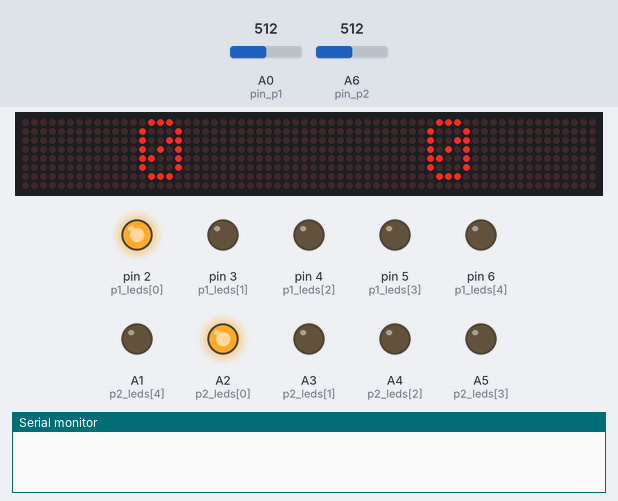
Bench run of a sketch on a simulated Arduino Nano, built with avr-gcc and run on an emulated ATmega328P. On the bench: 64×8 LED matrix, output pins drawn as LEDs (lit = HIGH), the last lines printed to the serial monitor. Inputs (shaded band) come from the test bench; at power-on: A0 (pin_p1) = 512, A6 (pin_p2) = 512. Random numbers use the default seed unless the sketch sets one.

Above: at 7.8 s.
7.9 s: A0 (pin_p1) set to 873
9.4 s: A0 (pin_p1) set to 901
At 10.8 s:
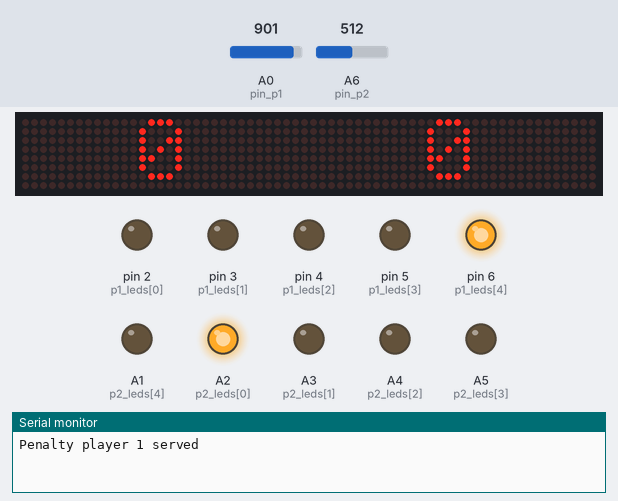
11.4 s: A6 (pin_p2) set to 874
12.9 s: A6 (pin_p2) set to 894
At 13.7 s:
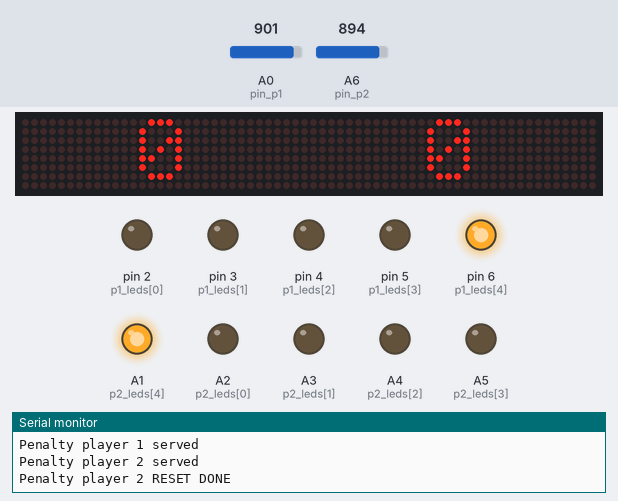
14.9 s: A6 (pin_p2) set to 122
At 16.4 s:
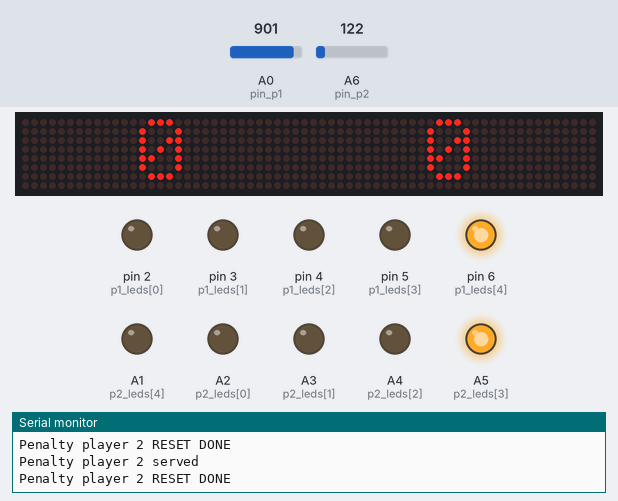
16.9 s: A0 (pin_p1) set to 122
At 17.9 s:
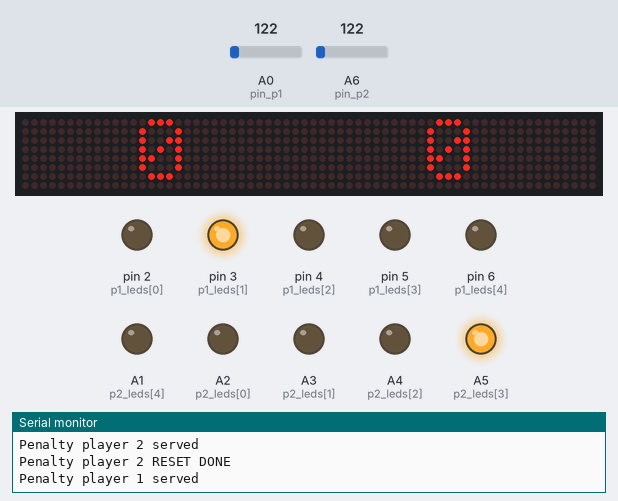
Timing chart, 0 to 19.9 s (numbered marks = the images above; inputs shaded):
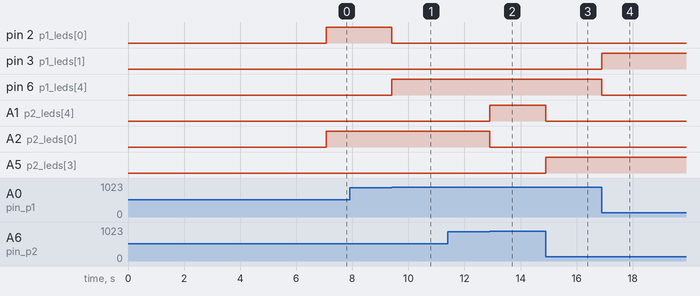

The sketch:

spede_hacklab_mikkeli.ino
```cpp
#include <stdio.h>
#include <MD_Parola.h>
#include <MD_MAX72xx.h>
#include <SPI.h>

#define HARDWARE_TYPE MD_MAX72XX::FC16_HW
#define MAX_DEVICES 8
#define CLK_PIN   13
#define DATA_PIN  11
#define CS_PIN    10
MD_Parola P = MD_Parola(HARDWARE_TYPE, CS_PIN, MAX_DEVICES);

int maxScore;
int player;
int button_values[] = {916, 431, 269, 180, 109};
int btn_tol = 30;
int analogValue_p1 = 0;
int analogValue_p2 = 0;
int pin_p1 = A0;
int pin_p2 = A6;
int leds_cnt = 5;
int p1_leds[5] = {2,3,4,5,6};
int p2_leds[5] = {A2,A3,A4,A5,A1};
int LEDatButtonAtPlayer;
int LEDvalueAtPlayer1;
int LEDvalueAtPlayer2;
int buttonPressedByPlayer1;
int buttonPressedByPlayer2;
int scorePlayer1 = 0;
int scorePlayer2 = 0;
int LEDState = HIGH;
int m = 0;
int n = 0;
int showText = 0;

bool turnButtonsOff = true;
bool step_startupAnimation = true;
bool step_newRound = false;
bool step_showScores = false;
bool step_balancingPlayer1 = false;
bool step_balancingPlayer2 = false;
bool step_finalScores = false;
bool step_buttonAnimation = false;
bool valueHasChangedForPlayer1 = true;
bool valueHasChangedForPlayer2 = true;
bool wrongButtonPlayer1 = false;
bool wrongButtonPlayer2 = false;
bool xPlayer1 = false;
bool xPlayer2 = false;
bool yPlayer1 = false;
bool yPlayer2 = false;
bool penaltyServedPlayer1 = false;
bool penaltyServedPlayer2 = false;
bool FinalScoresShown = false;
bool startupAnimationDone = false;
bool step1 = false;
bool step2 = false;

unsigned long xPreviousMillisPlayer1 = 0;
unsigned long xPreviousMillisPlayer2 = 0;
unsigned long xCurrentMillisPlayer1;
unsigned long xCurrentMillisPlayer2;
const long xInterval = 500;

unsigned long yPreviousMillisPlayer1 = 0;
unsigned long yPreviousMillisPlayer2 = 0;
unsigned long yCurrentMillisPlayer1;
unsigned long yCurrentMillisPlayer2;
const long yInterval = 500;

const long onDuration = 75;
const long offDuration = 250;
long currentTime = 0;

const long onDurationFinalScores = 750;
const long offDurationFinalScores = 750;
long currentTimeFinalScores = 0;

void setup() {

Serial.begin(9600);

  randomSeed(analogRead(A7));

  pinMode(pin_p1, INPUT);
  pinMode(pin_p2, INPUT);

  for (int i = 0; leds_cnt > i; i++) {
    pinMode(p1_leds[i], OUTPUT);
  }
  for (int i = 0; leds_cnt > i; i++) {
    pinMode(p2_leds[i], OUTPUT);
  }

  P.begin(2);
  P.setZone(0,0,3);
  P.setZone(1,4,7);

    maxScore = 50;
    P.setSpeed(60); // the higher the number, the slower is the srolling speed

  }

void loop() {

  if ( valueHasChangedForPlayer1 == true && scorePlayer1 > 0) {
   xPlayer1 = true;
  }

  if (xPlayer1 == true)  {
    xCurrentMillisPlayer1 = millis();
    if (xCurrentMillisPlayer1 - xPreviousMillisPlayer1 >= xInterval) {
      xPreviousMillisPlayer1 = xCurrentMillisPlayer1;
      valueHasChangedForPlayer1 = false;
      xPlayer1 = false;
    }
  }

if ( valueHasChangedForPlayer2 == true && scorePlayer2 > 0) {
   xPlayer2 = true;
  }

  if (xPlayer2 == true)  {
    xCurrentMillisPlayer2 = millis();
    if (xCurrentMillisPlayer2 - xPreviousMillisPlayer2 >= xInterval) {
      xPreviousMillisPlayer2 = xCurrentMillisPlayer2;
      valueHasChangedForPlayer2 = false;
      xPlayer2 = false;
    }
  }

  if  (step_startupAnimation) {

    if  (P.displayAnimate())  {
      if  (step2 == true)  {
      step1 = true;
        }

    if (startupAnimationDone == false) {
      startupAnimation();
      startupAnimationDone = true;
      step2 = true;
    }
  }
  if  (step1 == true && step2 == true)  {
    step_newRound = true;
    }
  }


  if (step_newRound) {

    step_startupAnimation = false;

    step_newRound = false;

    step_showScores = true;

    LEDvalueAtPlayer1 = 0;
    LEDvalueAtPlayer2 = 0;

    digitalWrite(p1_leds[LEDvalueAtPlayer1], HIGH);
    digitalWrite(p2_leds[LEDvalueAtPlayer2], HIGH);

    step_balancingPlayer1 = true;
    step_balancingPlayer2 = true;

  }


  if (step_showScores) {
      showScores();
      }


  if (step_balancingPlayer1) {
    buttonPressedByPlayer1 = get_pressedButtonNo(1);

    if (buttonPressedByPlayer1 != LEDvalueAtPlayer1 && buttonPressedByPlayer1 != 99)  {
      if (valueHasChangedForPlayer1 == false && scorePlayer1 > 0 ) {
        wrongButtonPlayer1 = true;
      }
    }
    else if (buttonPressedByPlayer1 == LEDvalueAtPlayer1 && step_finalScores == false) {
        wrongButtonPlayer1 = false;
        digitalWrite(p1_leds[LEDvalueAtPlayer1], LOW);
        wrongButtonPlayer1 = false;
        scorePlayer1++;
        valueHasChangedForPlayer1 = true;
        LEDvalueAtPlayer1 = randomiseButtons(1);
        xPreviousMillisPlayer1 = millis();
        penaltyServedPlayer1 = false;
    }
  }


  if (step_balancingPlayer2) {
    buttonPressedByPlayer2 = get_pressedButtonNo(2);

    if (buttonPressedByPlayer2 != LEDvalueAtPlayer2 && buttonPressedByPlayer2 != 99)  {
        if (valueHasChangedForPlayer2 == false && scorePlayer2 > 0 ) {
          wrongButtonPlayer2 = true;
        }
    }
    else if (buttonPressedByPlayer2 == LEDvalueAtPlayer2 && step_finalScores == false) {
        digitalWrite(p2_leds[LEDvalueAtPlayer2], LOW);
        wrongButtonPlayer2 = false;
        scorePlayer2++;
        valueHasChangedForPlayer2 = true;
        LEDvalueAtPlayer2 = randomiseButtons(2);
        xPreviousMillisPlayer2 = millis();
        penaltyServedPlayer2 = false;
    }
  }


if  (scorePlayer1 >= maxScore || scorePlayer2 >= maxScore)  {
    step_finalScores = true;
    step_buttonAnimation = true;

    step_newRound = false;
    step_showScores = false;
    step_balancingPlayer1 = false;
    step_balancingPlayer2 = false;
    }


if (step_buttonAnimation) {
  if (scorePlayer1 > scorePlayer2) {
    buttonAnimation(1);
  }
  else  {
    buttonAnimation(2);
  }
}


if (step_finalScores == true) {
  if (showText == 2) {
    if ( (millis()- currentTimeFinalScores) >= onDurationFinalScores )  {
      showText = 1;
      currentTimeFinalScores = millis();

      if (scorePlayer1 > scorePlayer2) {
        P.displayZoneText(0, "Winner", PA_CENTER, 0, 0, PA_PRINT, PA_NO_EFFECT);
        } else {
        P.displayZoneText(1, "Winner", PA_CENTER, 0, 0, PA_PRINT, PA_NO_EFFECT);
      }
      P.displayAnimate();
    }
  }
  else if (showText == 0)  {
    if ( (millis()- currentTimeFinalScores) >= offDurationFinalScores)  {
      showText = 2;
      currentTimeFinalScores = millis();

      char Score1[80];
      sprintf(Score1, "%d", scorePlayer1);
      char *chrdisp[] = {Score1};

      char Score2[80];
      sprintf(Score2, "%d", scorePlayer2);
      char *chrdisp2[] = {Score2};

      P.displayZoneText(0, chrdisp[0], PA_CENTER, 0, 0, PA_PRINT, PA_NO_EFFECT);
      P.displayZoneText(1, chrdisp2[0], PA_CENTER, 0, 0, PA_PRINT, PA_NO_EFFECT);
      P.displayAnimate();
    }
   }

  else if (showText == 1) {
   if ( (millis()- currentTimeFinalScores) >= onDurationFinalScores )  {
      showText = 3;
      currentTimeFinalScores = millis();
   P.displayZoneText(0, "Hacklab", PA_CENTER, 0, 0, PA_PRINT, PA_NO_EFFECT);
   P.displayZoneText(1, "Hacklab", PA_CENTER, 0, 0, PA_PRINT, PA_NO_EFFECT);
   P.displayAnimate();

    }
  }

  else if (showText == 3) {
   if ( (millis()- currentTimeFinalScores) >= onDurationFinalScores )  {
      showText = 0;
      currentTimeFinalScores = millis();
   P.displayZoneText(0, "Mikkeli", PA_CENTER, 0, 0, PA_PRINT, PA_NO_EFFECT);
   P.displayZoneText(1, "Mikkeli", PA_CENTER, 0, 0, PA_PRINT, PA_NO_EFFECT);
   P.displayAnimate();
   }
  }
}


if (step_buttonAnimation) {
  if (turnButtonsOff == true) {
    digitalWrite(p1_leds[LEDvalueAtPlayer1], LOW);
    digitalWrite(p2_leds[LEDvalueAtPlayer2], LOW);
    turnButtonsOff = false;
  }
}

  }

void showScores() {

  if (wrongButtonPlayer1 == false) {
    char Score1[80];
    sprintf(Score1, "%d", scorePlayer1);
    char *chrdisp[] = {Score1};
    P.displayZoneText(0, chrdisp[0], PA_CENTER, 0, 0, PA_PRINT, PA_NO_EFFECT);
    P.displayAnimate();
  }
  else if (wrongButtonPlayer1 == true)  {
  P.displayZoneText(0, "-1", PA_CENTER, 0, 0, PA_PRINT, PA_NO_EFFECT);
  P.displayAnimate();
  penaltyPlayer1();
  yPlayer1 = true;
  }

  if (yPlayer1 == true)  {
    yCurrentMillisPlayer1 = millis();
    if (yCurrentMillisPlayer1 - yPreviousMillisPlayer1 >= yInterval) {
      yPreviousMillisPlayer1 = yCurrentMillisPlayer1;
      P.displayClear(0);
      wrongButtonPlayer1 = false;
      yPlayer1 = false;
      penaltyServedPlayer1 == false;
    }
  }


  if (wrongButtonPlayer2 == false) {
    char Score2[80];
    sprintf(Score2, "%d", scorePlayer2);
    char *chrdisp2[] = {Score2};
    P.displayZoneText(1, chrdisp2[0], PA_CENTER, 0, 0, PA_PRINT, PA_NO_EFFECT);
    P.displayAnimate();
  }
  else if (wrongButtonPlayer2 == true)  {
  P.displayZoneText(1, "-1", PA_CENTER, 0, 0, PA_PRINT, PA_NO_EFFECT);
  P.displayAnimate();
  penaltyPlayer2();
  yPlayer2 = true;
  }

  if (yPlayer2 == true)  {
    yCurrentMillisPlayer2 = millis();
    if (yCurrentMillisPlayer2 - yPreviousMillisPlayer2 >= yInterval) {
      yPreviousMillisPlayer2 = yCurrentMillisPlayer2;
      P.displayClear(1);
      wrongButtonPlayer2 = false;
      yPlayer2 = false;
      penaltyServedPlayer2 == false;
      Serial.println("Penalty player 2 RESET DONE");
    }
  }

}

int randomiseButtons (int player) {
  LEDatButtonAtPlayer = random(0,5);
  if (player == 1) {
    while (LEDvalueAtPlayer1 == LEDatButtonAtPlayer)  {
      LEDatButtonAtPlayer = random(0,5);
      }
    digitalWrite(p1_leds[LEDatButtonAtPlayer], HIGH);
  }
  if (player == 2) {
    while (LEDvalueAtPlayer2 == LEDatButtonAtPlayer)  {
      LEDatButtonAtPlayer = random(0,5);
      }
    digitalWrite(p2_leds[LEDatButtonAtPlayer], HIGH);
  }
  return LEDatButtonAtPlayer;
}

int get_pressedButtonNo (int player) {

  int analogPin;
  int analogValue;

  if (player == 1) {
    analogPin = A0;
    }
  if (player == 2) {
    analogPin = A6;
    }

  analogValue = analogRead(analogPin);

  int buttonValue = 99;
  for (int n=0; n < 5; n++) {
    if ( analogValue < button_values[n] + btn_tol and analogValue > button_values[n] - btn_tol )  {
      buttonValue = n;
    }
  }
  return buttonValue;

}

void penaltyPlayer1() {
  if (penaltyServedPlayer1 == false)  {
    scorePlayer1--;
    penaltyServedPlayer1 = true;
    Serial.println("Penalty player 1 served");
  }
}

void penaltyPlayer2() {
  if (penaltyServedPlayer2 == false)  {
    scorePlayer2--;
    penaltyServedPlayer2 = true;
    Serial.println("Penalty player 2 served");
  }
}

void buttonAnimation (int player) {
  if( LEDState ==HIGH )
   {
      if ( (millis()- currentTime) >= onDuration )  {
      LEDState = LOW;
      currentTime = millis();
      }
   }
   else {
      while (n == m)  {
        n = random(0,5);
      }
      if ( (millis()- currentTime) >= offDuration)  {
      LEDState =HIGH;
      currentTime=millis();
      m = n;
      }
   }
    if (player == 1) {
      digitalWrite(p1_leds[m], LEDState);
    }
    if (player == 2) {
     digitalWrite(p2_leds[m], LEDState);
    }
}

void startupAnimation(void)  {


    if (P.getZoneStatus(0) && P.getZoneStatus(1)) {
      P.displayZoneText(0, "Player 1, ready, GO!", PA_CENTER, P.getSpeed(), P.getPause(), PA_SCROLL_LEFT, PA_SCROLL_LEFT);
      P.displayZoneText(1, "Player 2, ready, GO!", PA_CENTER, P.getSpeed(), P.getPause(), PA_SCROLL_LEFT, PA_SCROLL_LEFT);
      P.displayReset(0);
      P.displayReset(1);
      P.synchZoneStart();
    }
  }
```

Measured:
- the behaviour switches between 886 and 887 on A0 (pin_p1) (found by bisection; images 0 and 1)
- the behaviour switches between 886 and 887 on A6 (pin_p2) (found by bisection; images 1 and 2)
- after the input at 7.9 s, every drawn part: stays the same
- after the input at 9.4 s, pin 2 (p1_leds[0]): HIGH → LOW at once; pin 6 (p1_leds[4]): LOW → HIGH at once; the display: first changes at once (image 1 shows a later state)
- after the input at 11.4 s, every drawn part: stays the same
- after the input at 12.9 s, A1 (p2_leds[4]): LOW → HIGH at once; A2 (p2_leds[0]): HIGH → LOW at once; the display: first changes at once (image 2 shows a later state)
- after the input at 14.9 s, A1 (p2_leds[4]): HIGH → LOW at once; A5 (p2_leds[3]): LOW → HIGH at once; the display: first changes at once (image 3 shows a later state)
- after the input at 16.9 s, pin 3 (p1_leds[1]): LOW → HIGH at once; pin 6 (p1_leds[4]): HIGH → LOW at once; the display: first changes at once (image 4 shows a later state)
